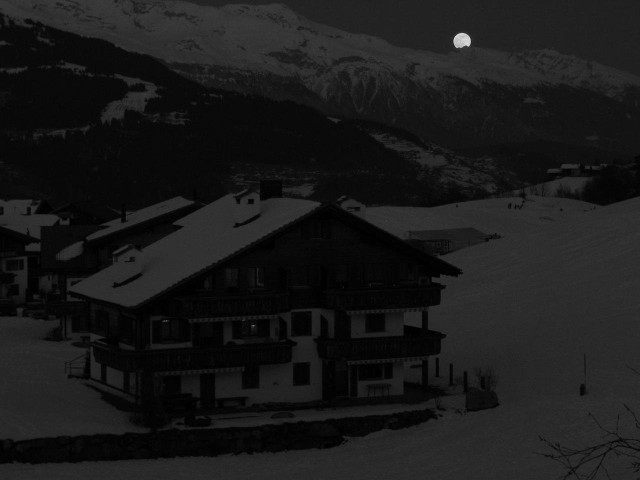
//> input picture ELEC536Assignment1/img/raising_moon_gray_small.jpg, 640 x 480 px
$ ./ELEC536Assignment1   (built with g++ and OpenCV 4)
//> lines starting //> are read from the running program, lines starting //| are printed output that depends on the picture
//============================================================================
// Name        : ELEC536Assignment1.cpp
// Author      : Aras Balali Moghaddam
// Version     : 0.1
//============================================================================

#include <iostream>

//OpenCV include files.
#include "highgui.h"
#include "cv.h"
#include "cxcore.h"
#include "ml.h"
#include "cxtypes.h"

#include <cmath>

using namespace std;
using namespace cv;

void applyMyHistogramEq(IplImage* img);
void applyOpenCVHistEq(IplImage* img);
IplImage* createGradientMagImg(IplImage* img);
IplImage* createGradientOrient(IplImage* img);
void makeGradientImage(Mat* mat);
Mat applyLaplacianZeroX(IplImage* img);
void applyLaplacFilter(IplImage* img);
void computeZeroX(Mat* mat);


int gradMagThreshold = 30;
double PI = 3.1415;

int main(int argc, char* argv[]) {
	cout << "Starting ELEC536 Assignment 1 Application" << endl;
	cvNamedWindow( "ELEC536_Assignment1", CV_WINDOW_AUTOSIZE );

	char key = 'a';
	IplImage* img;
	Mat mat;

	while(key != 'q') {
		switch(key) {
			case 'a':
				//Display raising moon image
				img = cvLoadImage("raising_moon_gray_small.jpg", CV_LOAD_IMAGE_GRAYSCALE);
//> img is the input picture: 480 rows x 640 cols, CV_8UC1; min 0, max 220, mean 26
				cvShowImage("ELEC536_Assignment1", img);
				break;

			case 'b':
				cout << "Applying my own histogram algorithm" << endl;
				//reload image as grayscale
				//img = cvLoadImage("raising_moon_gray_small.jpg", CV_LOAD_IMAGE_GRAYSCALE);
				applyMyHistogramEq(img);
				cvShowImage("ELEC536_Assignment1", img);
				break;

			case 'c':
				cout << "Applying OpenCV histogram algorithm" << endl;
				img = cvLoadImage("raising_moon_gray_small.jpg", CV_LOAD_IMAGE_GRAYSCALE);
				//applyOpenCVHistEq(img);
				cvEqualizeHist(img, img);
				cvShowImage("ELEC536_Assignment1", img);
				break;

			case 'd':
				//load the blocks image file
				img = cvLoadImage("blocks.jpg", CV_LOAD_IMAGE_GRAYSCALE);
				cvShowImage("ELEC536_Assignment1", img);
				break;

			case 'e':
				cout << "Compute the gradient magnitude image" << endl;
				cvShowImage("ELEC536_Assignment1", createGradientMagImg(img));
				break;

			case 'f':
				cout << "Compute the gradient orientation image" << endl;
				img = createGradientOrient(img);
				cvShowImage("ELEC536_Assignment1", img);
				break;

			case 'g':
				//GaussianBlur
				cvSmooth(img, img, CV_GAUSSIAN, 7, 7, 0, 0);
				cvShowImage("ELEC536_Assignment1", img);
				break;

			case 'h':
				//Laplacian filter for sharpening the image
				applyLaplacFilter(img);
				cvShowImage("ELEC536_Assignment1", img);
				break;

			case 'i':
				//Applying laplacian kernel to find zero crossings
				imshow("ELEC536_Assignment1", applyLaplacianZeroX(img));
				break;

			case 'j':
				cout << "Zero crossing" << endl;
				mat = imread("blocks.jpg", CV_LOAD_IMAGE_GRAYSCALE);
				makeGradientImage(&mat);
				imshow("ELEC536_Assignment1", mat);
				cvWaitKey();
				//mat = (Mat) img;
				computeZeroX(&mat);
				imshow("ELEC536_Assignment1", mat);

			case 82:
				//UP Arrow: Increase threshold
				gradMagThreshold++;
				break;

			case 84:
				//Down Arrow: Decrease threshold
				gradMagThreshold--;
				break;

			default:
				cout << "The following keys are recognised:" << endl;
				cout << "a -> Display raising moon image" << endl;
				cout << "b -> Apply my own histogram equalization algorithm" << endl;
				cout << "c -> Applying OpenCV histogram equalization algorithm" << endl;
				cout << "d -> Load the blocks image file" << endl;
				cout << "e -> Compute the gradient magnitude image" << endl;
				cout << "f -> Compute the gradient orientation image" << endl;
				cout << "g -> Apply GaussianBlur" << endl;
				cout << "h -> Apply Laplacian filter for sharpening the image" << endl;
				cout << "i -> Applying laplacian kernel to find zero crossings (not working yet)" << endl;
				cout << "UP-Arrow -> increase threshold" << endl;
				cout << "Down-Arrow -> decrease threshold" << endl;
				break;
		}

		key = cvWaitKey(0);
//> the key 'a' is pressed
//> the key 'b' is pressed
		cout << "KEY CODE: " << (int)key << endl;
	}

	cvReleaseImage( &img );
	cvDestroyWindow( "ELEC536_Assignment1" );
	return 0;
}

/**
 * applyMyHistogramEq: This is my own implementation of a histogram equalization.
 * @Precondition: img must be an 8bit grayscale image.
 * */
void applyMyHistogramEq(IplImage* img) {
	cout << "Image depth is: " << img->depth << endl;
//| Image depth is: 8
	cout << "Number of channels: " << img->nChannels << endl;
//| Number of channels: 1

	//initialize the histogram
	int hist[256] = {0};

	//iterate through all the pixels of the image to count values of the pixel and make the initial histogram
	for(int i = 0; i < img->height; i++) {
		uchar* ptr = (uchar*) (img->imageData + i * img->widthStep);
		for(int j = 0; j < img->width; j++) {
			//Increment the counter for this grayscale value
			hist[(int)ptr[j]] ++;
		}
	}
//> after the loop, hist = 256 values, max 16139 at index 10, min 0 at index 70, mean 1200

	//histogram of cumulative sum
	int cumulative_hist[256] = {0};
	int last_sum = 0;
	for(int i = 0; i < 256; i++) {
		cumulative_hist[i] = last_sum + hist[i];
		last_sum = cumulative_hist[i];
	}
//> this loop made 256 passes
//> last_sum on passes 1 to 3: 914, 3027, 6925
//> after the loop, cumulative_hist = 256 values from 914 to 307200

	//Mapping gray levels of initial image to target image
	int target_gray[256] = {0};
	int num_of_pixels = img->width * img->height;
//> num_of_pixels = 307200

	for(int i = 0; i < 256; i++) {
		target_gray[i] = round(cumulative_hist[i]*255/num_of_pixels);
	}
//> after the loop, target_gray = 256 values from 0 to 255

	//iterate through all the pixels and set new grayscale value
	for(int i = 0; i < img->height; i++) {
		uchar* ptr = (uchar*) (img->imageData + i * img->widthStep);
		for(int j = 0; j < img->width; j++) {
			ptr[j] = target_gray[(int)(ptr[j])];
		}
	}
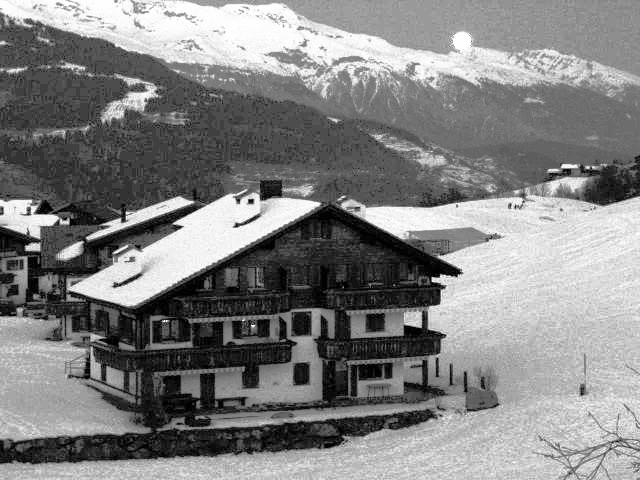
//> img: 480 rows x 640 cols, CV_8UC1; min 0, max 255, mean 130.2
//> the key 'c' is pressed
//> the 'q' key is pressed
}

/**
 * applyOpenCVHistEq: this function applies OpenCV builtin histogram equalization
 * @precondition: img must be an 8 bit greyscale image
 * */
void applyOpenCVHistEq(IplImage* img) {
	//TODO: write this
}

/**
 * This function creates a gradient magnitude image based on the gradMagThreshold
 * @precondition: image is 8bit grayscale
 * */
// [35 lines left out: function createGradientMagImg, not called in this run]

/**
 * This function creates a representation of gradient orientation based on intensity
 * Vertical orientation is represented by light grey while horizontal is darker.
 * The formula to calculate the intensity is: (((orientation + PI) / PI) * 200)
 * */
// [41 lines left out: function createGradientOrient, not called in this run]

/**
 * This method applies a 3x3 laplacian matrix and attempts to find zero crossings on the image
 * */
// [10 lines left out: function applyLaplacianZeroX, not called in this run]

/**
 * Second gradient image method
 **/
// [28 lines left out: function makeGradientImage, not called in this run]
/**
 * This method traverses the image (mat) with a 2x2 matrix. If there is a change in the sign inside the matrix the
 * the top left corner pixel is marked as an edge, otherwise it is set to background.
 * @precondition: the input image should contain gradiant magnitude
 * */
// [26 lines left out: functions computeZeroX, applyLaplacFilter, not called in this run]
